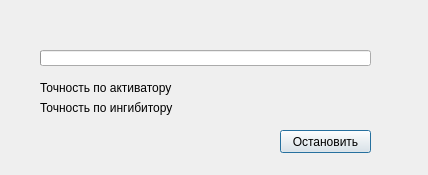
<?xml version="1.0" encoding="UTF-8"?>
<ui version="4.0">
 <class>DSSolvingProgressDialog</class>
 <widget class="QDialog" name="DSSolvingProgressDialog">
  <property name="geometry">
   <rect>
    <x>0</x>
    <y>0</y>
    <width>428</width>
    <height>175</height>
   </rect>
  </property>
  <property name="windowTitle">
   <string>Dialog</string>
  </property>
  <widget class="QLabel" name="labelIterationNumber">
   <property name="geometry">
    <rect>
     <x>40</x>
     <y>10</y>
     <width>251</width>
     <height>31</height>
    </rect>
   </property>
   <property name="text">
    <string/>
   </property>
  </widget>
  <widget class="QPushButton" name="buttonStopSolver">
   <property name="geometry">
    <rect>
     <x>280</x>
     <y>130</y>
     <width>91</width>
     <height>23</height>
    </rect>
   </property>
   <property name="text">
    <string>Остановить</string>
   </property>
  </widget>
  <widget class="QProgressBar" name="progressIterationsCounter">
   <property name="geometry">
    <rect>
     <x>40</x>
     <y>50</y>
     <width>331</width>
     <height>16</height>
    </rect>
   </property>
   <property name="value">
    <number>0</number>
   </property>
   <property name="textVisible">
    <bool>false</bool>
   </property>
  </widget>
  <widget class="QLabel" name="labelActivatorAccuracy">
   <property name="geometry">
    <rect>
     <x>40</x>
     <y>80</y>
     <width>141</width>
     <height>16</height>
    </rect>
   </property>
   <property name="text">
    <string>Точность по активатору</string>
   </property>
  </widget>
  <widget class="QLabel" name="labelActivatorAccuracyValue">
   <property name="geometry">
    <rect>
     <x>170</x>
     <y>80</y>
     <width>201</width>
     <height>16</height>
    </rect>
   </property>
   <property name="text">
    <string/>
   </property>
  </widget>
  <widget class="QLabel" name="labelInhibitorAccuracy">
   <property name="geometry">
    <rect>
     <x>40</x>
     <y>100</y>
     <width>141</width>
     <height>16</height>
    </rect>
   </property>
   <property name="text">
    <string>Точность по ингибитору</string>
   </property>
  </widget>
  <widget class="QLabel" name="labelInhibitorAccuracyValue">
   <property name="geometry">
    <rect>
     <x>170</x>
     <y>100</y>
     <width>201</width>
     <height>16</height>
    </rect>
   </property>
   <property name="text">
    <string/>
   </property>
  </widget>
 </widget>
 <resources/>
 <connections/>
</ui>
